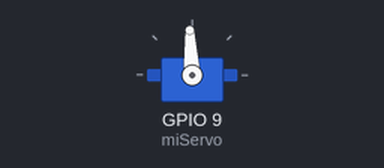
Recording of a sketch running on a simulated ESP32. Shown: servo.

Above: at 1.05 s.
At 4.15 s:
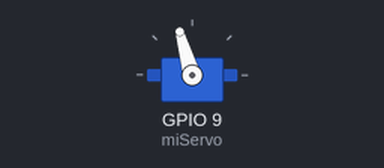
At 7.0 s:
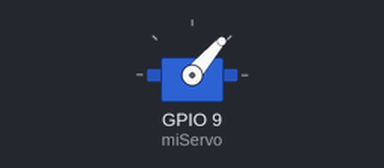
At 9.6 s:
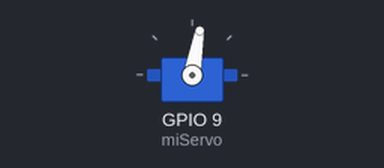
Timing chart, 0 to 15.0 s (numbered marks = the images above):
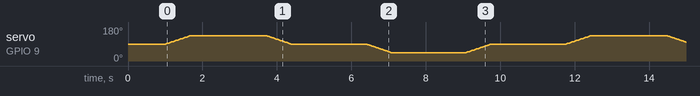

The sketch:

Movimiento_servo2.ino
```cpp
#include <Servo.h>

Servo miServo;

int centro = 90;
int amplitud = 45;
int delayTiempo = 15;

void moverSuave(int inicio, int fin) {
  if (inicio < fin) {
    for (int pos = inicio; pos <= fin; pos++) {
      miServo.write(pos);
      delay(delayTiempo);
    }
  } else {
    for (int pos = inicio; pos >= fin; pos--) {
      miServo.write(pos);
      delay(delayTiempo);
    }
  }
}

void setup() {
  miServo.attach(9);
  miServo.write(centro); // empezar en el centro
  delay(1000);
}

void loop() {
  // Centro → +45°
  moverSuave(centro, centro + amplitud);
  delay(2000);

  // +45° → Centro
  moverSuave(centro + amplitud, centro);
  delay(2000);

  // Centro → -45°
  moverSuave(centro, centro - amplitud);
  delay(2000);

  // -45° → Centro
  moverSuave(centro - amplitud, centro);
  delay(2000);
}
```
